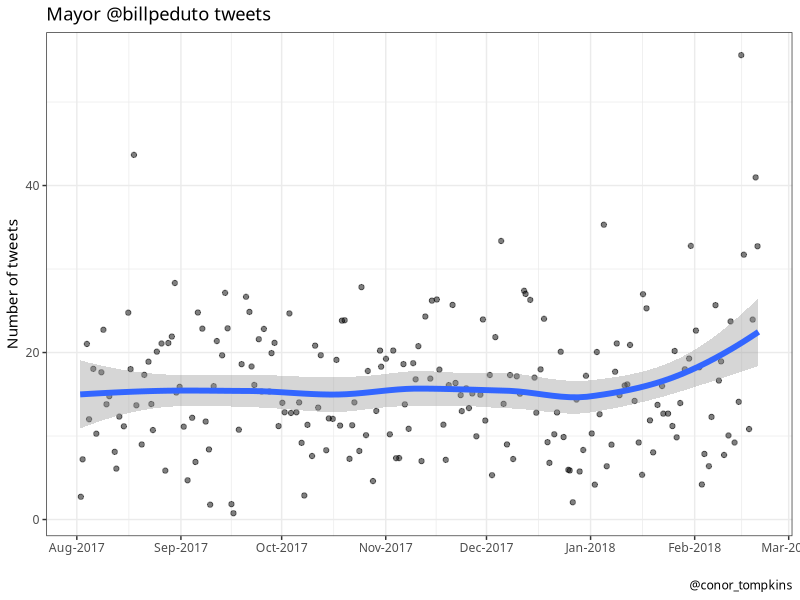
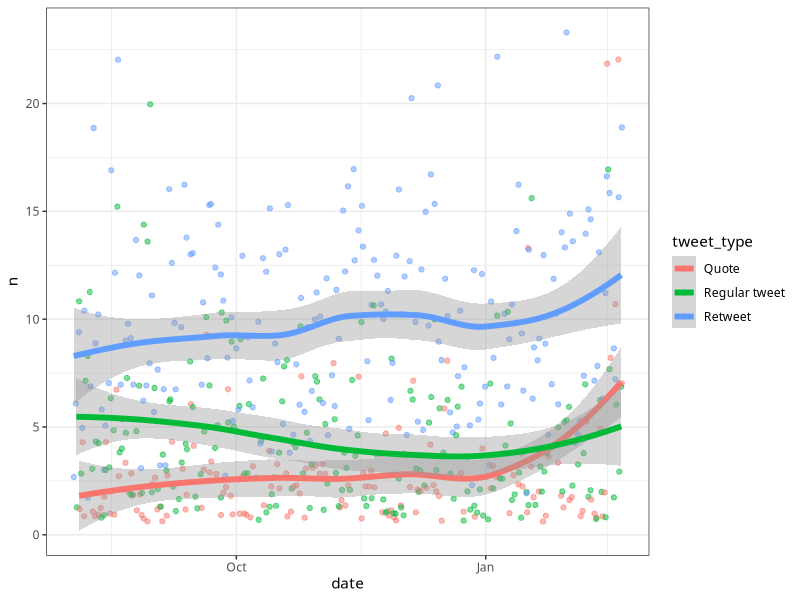
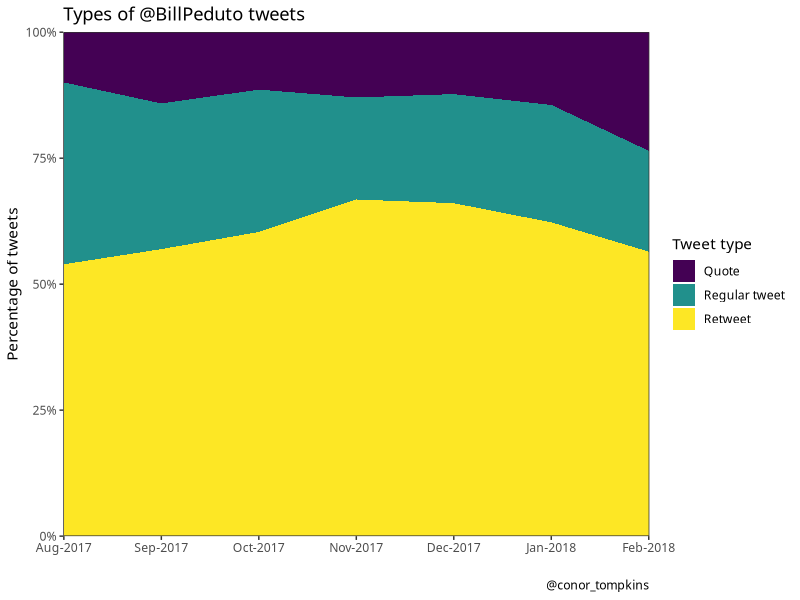
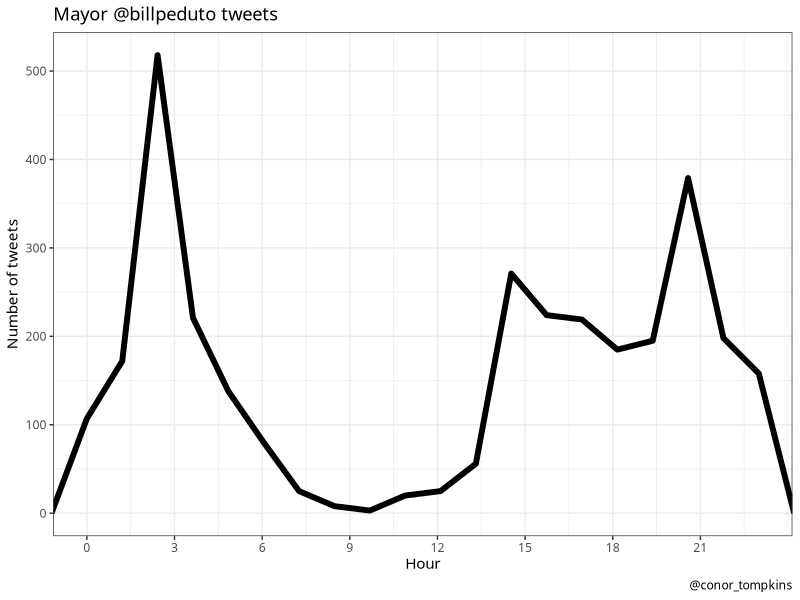
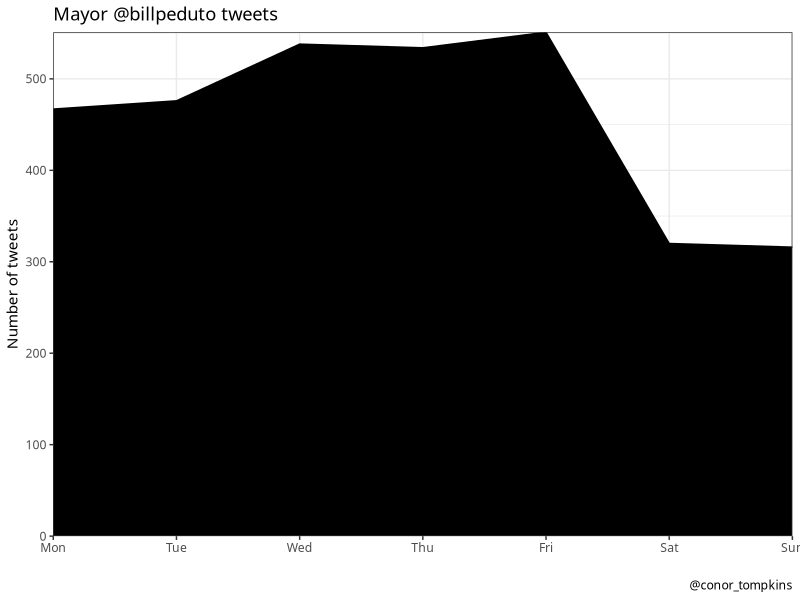
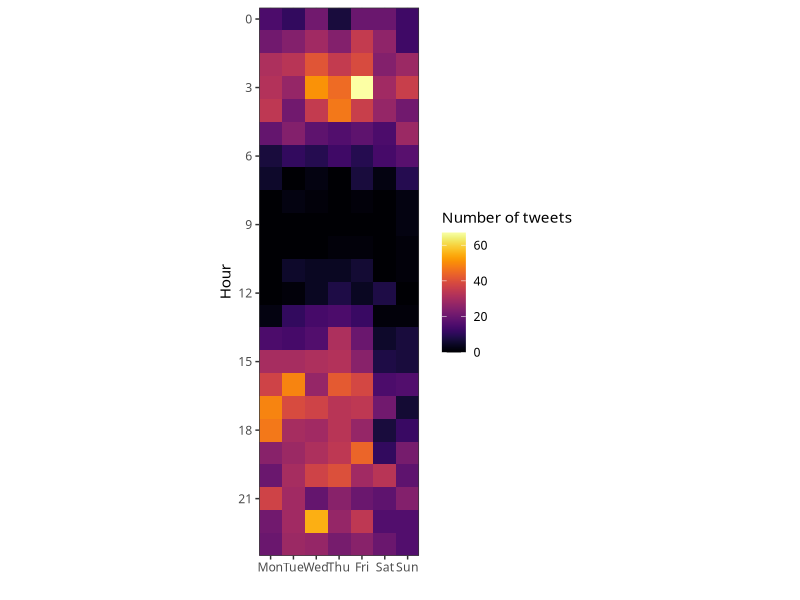
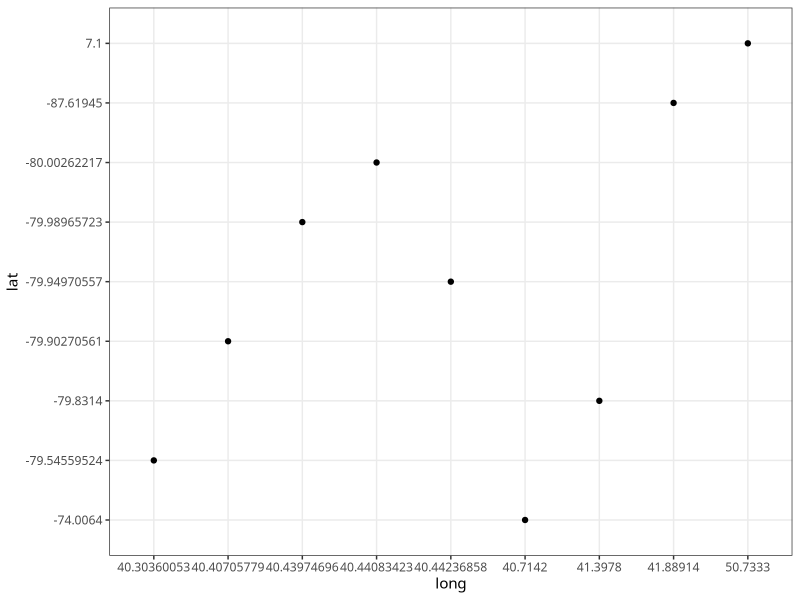
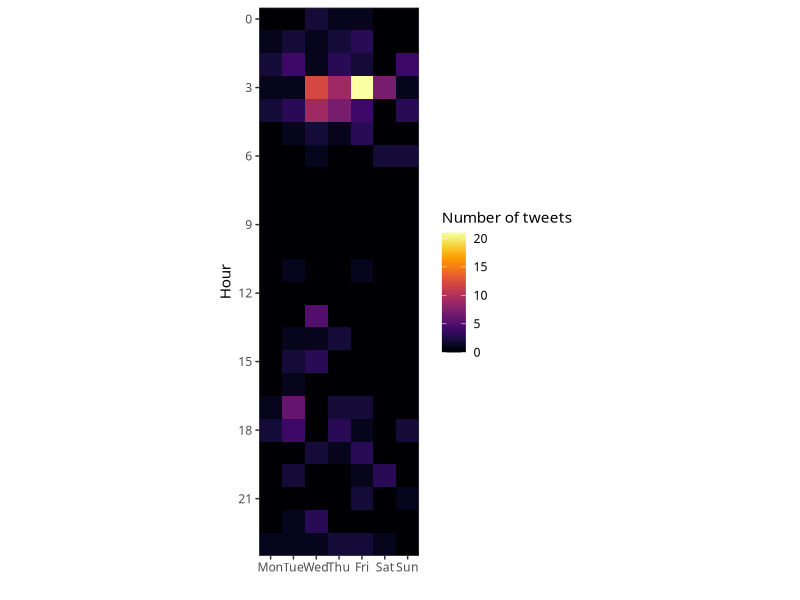

These charts were generated, in order, by the following R code:
library(tidyverse)
library(lubridate)
library(viridis)
library(scales)

theme_set(theme_bw(base_family = 18))

title <- "Mayor @billpeduto tweets"
caption <- "@conor_tompkins"

df <- read_csv("data/bill_peduto_tweets.tweets.csv")

df %>% 
  arrange(created_at) %>% 
  select(status_id, created_at, source, is_quote, is_retweet, display_text_width, favorite_count, reply_to_screen_name) %>% 
  mutate(created_at = with_tz(created_at, "US/Eastern"),
         date = ymd(str_sub(created_at, 1, 10)),
         year = year(date),
         month = month(date, label = TRUE),
         week = week(date),
         wday = wday(date, label = TRUE),
         hour = hour(created_at),
         month_year = str_c(month, year, sep = "-"),
         month_year = factor(month_year, levels = unique(month_year)),
         wday = factor(wday, levels = c("Mon", "Tue", "Wed", "Thu", "Fri", "Sat", "Sun"))) -> df_bill
df_bill
str(df_bill)
#write_csv(df_bill, "data/df_billpeduto.csv")

df_bill %>% 
  count(date) %>%
  ggplot(aes(date, n)) +
  geom_jitter(alpha = .5) +
  geom_smooth(size = 2) +
  scale_x_date(date_breaks = "month",
               date_labels = "%b-%Y") +
  labs(title = title, 
       x = "",
       y = "Number of tweets",
       caption = caption)


df_bill %>% 
  select(date, month_year, month, week, is_retweet, is_quote) %>% 
  mutate(tweet_type = case_when(is_retweet == FALSE & is_quote == FALSE ~ "Regular tweet",
                                   is_retweet == TRUE ~ "Retweet",
                                   is_quote == TRUE ~ "Quote")) -> df_bill_tweet_types

df_bill_tweet_types

df_bill_tweet_types %>% 
  count(date, tweet_type) %>% 
  ggplot(aes(date, n, color = tweet_type)) +
  geom_jitter(alpha = .5) +
  geom_smooth(size = 2)

df_bill_tweet_types %>% 
  count(month_year, tweet_type) -> df_bill_tweet_types_month_year

df_bill_tweet_types_month_year

df_bill_tweet_types_month_year %>%  
  ggplot(aes(month_year, n, fill = tweet_type, group = tweet_type)) +
  geom_area(position = "fill") +
  scale_fill_viridis(name = "Tweet type", discrete = TRUE) +
  scale_x_discrete(expand = c(0,0)) +
  scale_y_continuous(expand = c(0,0), labels = scales::percent) +
  labs(title = "Types of @BillPeduto tweets",
       x = "",
       y = "Percentage of tweets",
       caption = caption)
  
#df_bill %>% 
#  count(date, is_quote) %>% 
#  ggplot(aes(date, n, color = is_quote)) +
#  geom_jitter(alpha = .5) +
#  geom_smooth() +
#  labs(x = "",
#       y = "Number of tweets") +
#  scale_color_discrete(name = "", labels = c("Not a quote tweet", "Quote tweet"))

#df_bill %>% 
#  count(date, is_retweet) %>% 
#  ggplot(aes(date, n, color = is_retweet)) +
#  geom_jitter(alpha = .5) +
#  geom_smooth() +
#  labs(x = "",
#       y = "Number of tweets") +
#  scale_color_discrete(name = "", labels = c("Not a retweet", "Retweet"))
  
df_bill %>% 
  ggplot(aes(hour)) +
  geom_freqpoly(bins = 20, size = 2) +
  scale_x_continuous(breaks = seq(0, 23, by = 3)) +
  coord_cartesian(xlim = c(0, 23)) +
  labs(title = title,
       x = "Hour",
       y = "Number of tweets",
       caption = caption)

#df_bill %>% 
#  ggplot(aes(hour)) +
#  geom_density() +
#  labs(x = "Hour",
#       y = "Density of tweets")

df_bill %>% 
  ggplot(aes(wday, group = 1)) +
  #geom_freqpoly(stat = "count", size = 2) +
  geom_density(stat = "count", fill = "black") +
  labs(x = "",
       y = "Number of tweets") +
  scale_y_continuous(expand = c(0,0)) +
  scale_x_discrete(expand = c(0,0)) +
  labs(title = title,
       x = "", 
       y = "Number of tweets",
       caption = caption)

df_bill %>% 
  count(wday, hour) %>% 
  complete(wday, hour = 0:23) %>% 
  replace_na(list(n = 0)) %>% 
  ggplot(aes(wday, hour, fill = n)) +
  geom_tile() +
  coord_equal() +
  scale_y_reverse(expand = c(0,0),
                  breaks = seq(0, 24, by = 3)) +
  scale_x_discrete(expand = c(0,0)) +
  scale_fill_viridis(option = 3) +
  labs(x = "",
       y = "Hour") +
  guides(fill = guide_colorbar("Number of tweets"))
  


#location
df %>% 
  select(bbox_coords) %>% 
  filter(!is.na(bbox_coords))
df %>% 
  select(geo_coords) %>% 
  filter(!is.na(geo_coords))

df %>% 
  select(geo_coords) %>% 
  filter(!is.na(geo_coords)) %>% 
  separate(geo_coords, into = c("long", "lat"), sep = " ") %>% 
  ggplot(aes(long, lat)) +
  geom_point()


#when does the mayor relpy to tweets?
df_bill %>% 
  filter(!is.na(reply_to_screen_name), is_quote == FALSE, is_retweet == FALSE) %>% 
  count(wday, hour) %>% 
  complete(wday, hour = 0:23) %>% 
  replace_na(list(n = 0)) %>% 
  ggplot(aes(wday, hour, fill = n)) +
  geom_tile() +
  coord_equal() +
  scale_y_reverse(expand = c(0,0),
                  breaks = seq(0, 24, by = 3)) +
  scale_x_discrete(expand = c(0,0)) +
  scale_fill_viridis(option = 3) +
  labs(x = "",
       y = "Hour") +
  guides(fill = guide_colorbar("Number of tweets"))

df_bill %>% 
  filter(!is.na(reply_to_screen_name), is_quote == FALSE, is_retweet == FALSE) %>% 
  count(reply_to_screen_name, sort = TRUE)
